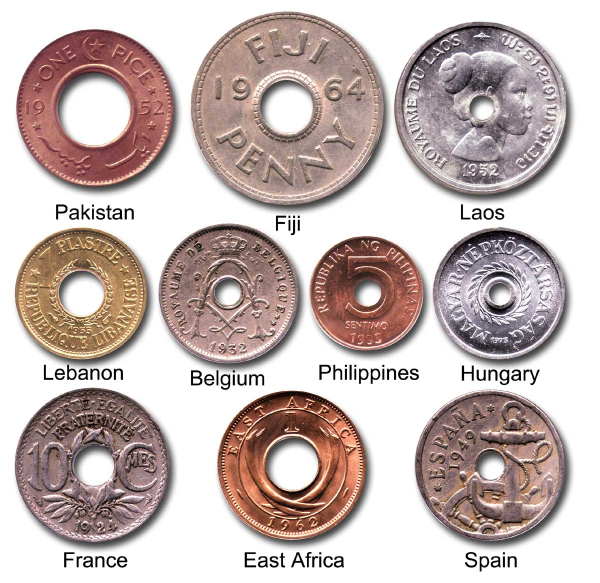
#> input picture 2/coins3.jpg, 1200 x 1166 px (shown at 1/2 size)
$ python cvis40C.py --image coins3.jpg   (Python 2 division)   (older library calls are emulated)
#> lines starting #> are read from the running program, lines starting #| are printed output that depends on the picture; after the words box and inside, x2 and y2 are one past the last pixel; in counts of white or black regions, pixels touching at a corner belong together
# Detect contours and mask out the subshapes (coins) alone, deleting the background

import cv2
import numpy as np
import argparse

def shrink(image, maxWidth=300):
    w = image.shape[1]
    h = image.shape[0]
    if w <= maxWidth:
        return image
    newHeight = int(float(maxWidth)*h/w+0.5)
    return cv2.resize(image, (maxWidth, newHeight))

file_name = "bm.jpg"
blur = 9
lower = 30
upper = 150

ap = argparse.ArgumentParser()
ap.add_argument("-i", "--image",  required = False, help = "Path to the image")
ap.add_argument("-b", "--blur",   required = False, help = "Blurring neighbourhood")
ap.add_argument("-l", "--lower",  required = False, help = "Lower threshold")
ap.add_argument("-u", "--upper",  required = False, help = "Uppder threshold")

args = vars(ap.parse_args())
print args
if not args['image']==None: file_name = args['image']
if not args['blur']==None: blur = int(args['blur'])
if not args['lower']==None: lower = int(args['lower'])
if not args['upper']==None: upper = int(args['upper'])

print file_name, blur, lower, upper

original_img = cv2.imread(file_name) # color image is needed later
#> original_img is the input picture: shape (1166, 1200, 3); mean B, G, R 180.3, 183.2, 197.8
img = cv2.cvtColor (original_img, cv2.COLOR_BGR2GRAY)
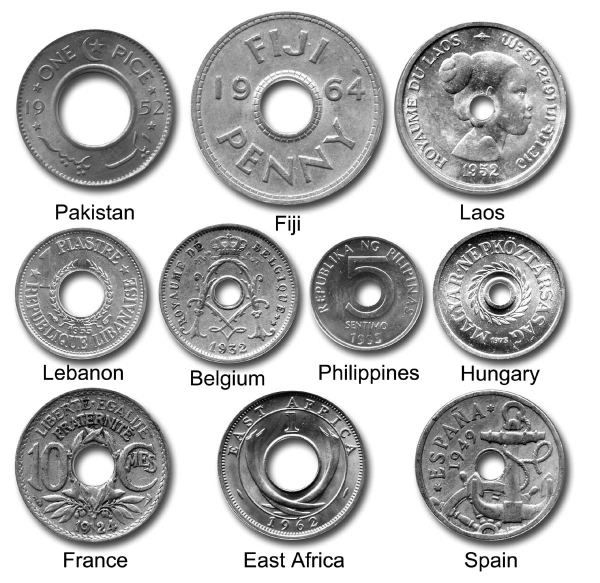
#> img: shape (1166, 1200) (shown at 1/2 size); min 0, max 255, mean 187.2
print img.shape
#| (1166, 1200)

blurred = cv2.GaussianBlur(img, (blur, blur), 0) # this parameter needs careful tuning

edges = cv2.Canny (blurred, 255, lower, upper)
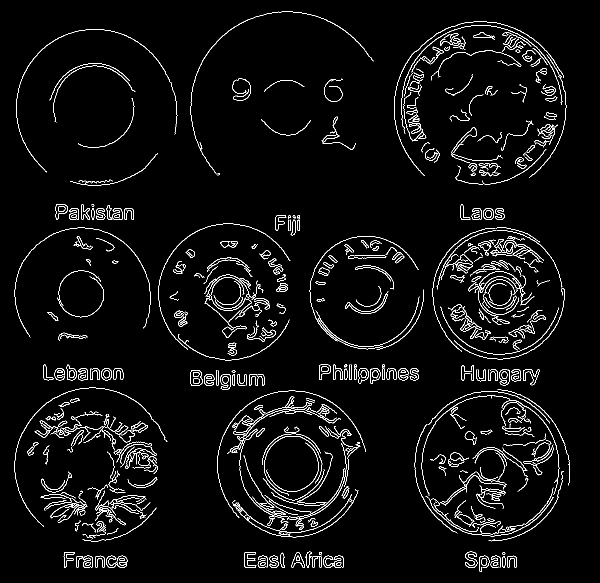
#> edges: shape (1166, 1200) (shown at 1/2 size); 3.8% white in thin lines or dots, all inside (x1, y1, x2, y2) = (29, 23, 1140, 1144)
print edges.shape
#| (1166, 1200)

# ** Finding contours is destructive to the image **
# Make a copy before fining contours
(junk_img, contours, hierarchy) = cv2.findContours(edges.copy(), cv2.RETR_EXTERNAL, cv2.CHAIN_APPROX_SIMPLE)
#> contours = 438 contours, 189 with area under 20; largest, box (x1, y1, x2, y2) and area: (464, 156, 502, 202) 1144, (381, 740, 405, 772) 646, (881, 943, 1014, 1012) 565, (690, 583, 777, 628) 494, (111, 408, 136, 440) 454
print "%d contours were found" %len(contours)
#| 438 contours were found

for (i, contour) in enumerate(contours):
    (x,y,w,h) = cv2.boundingRect(contour)
    ((cx,cy),r) = cv2.minEnclosingCircle(contour)
    mask_canvas = np.zeros(original_img.shape[0:2], dtype='uint8')
    cv2.circle(mask_canvas, (int(cx), int(cy)), int(r), 255,-1)
    mask = mask_canvas[y:y+h, x:x+w]
    subimg = original_img[y:y+h, x:x+w]
    title = "Masked {0}".format(i+1)
    cv2.imshow(title, cv2.bitwise_and(subimg, subimg, mask=mask))
#> this loop made 438 passes
#> (x, y, w, h, cx, cy, r, title) on passes 1 to 3: (986, 1124, 11, 8, 991, 1127.5, 5.59, 'Masked 1'), (520, 1124, 11, 8, 525.1, 1126.8, 5.23, 'Masked 2'), (171, 1124, 10, 8, 175.5, 1127, 5.41, 'Masked 3')
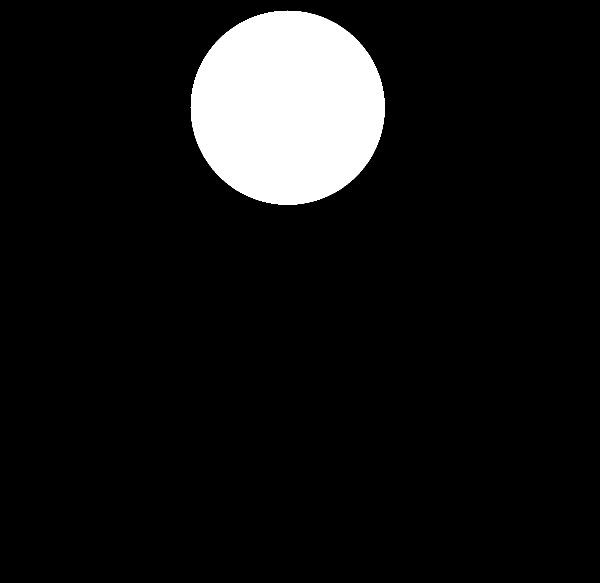
#> mask_canvas: shape (1166, 1200) (shown at 1/2 size); 8.4% white; 1 white region, box (x1, y1, x2, y2) and area: (381, 21, 770, 410) 118213
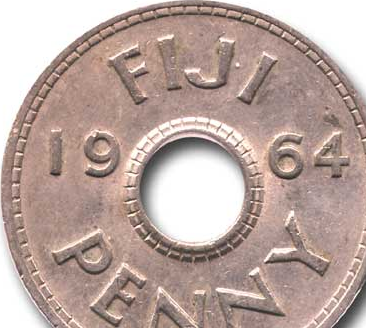
#> subimg: shape (328, 366, 3); mean B, G, R 158.9, 165.4, 185.5

cv2.waitKey(0)
cv2.destroyAllWindows()
